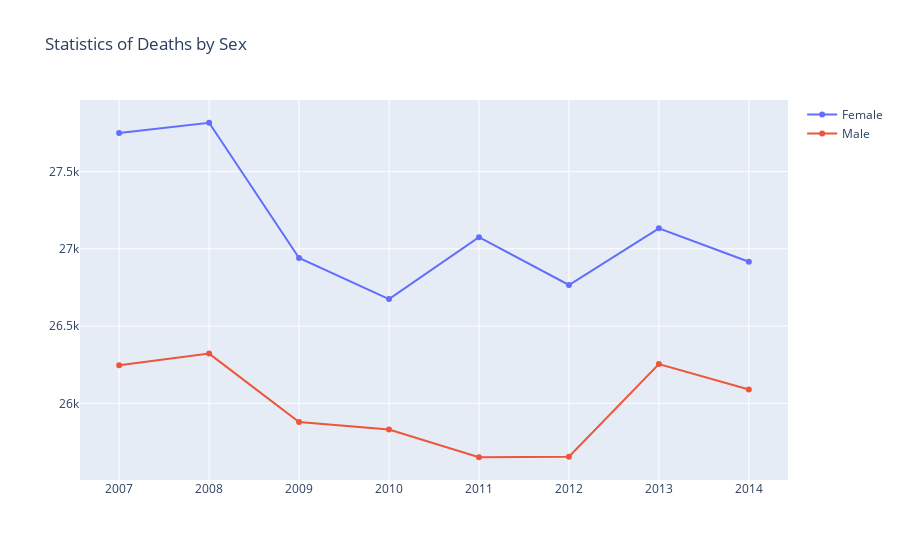

Notebook code cell kept with this figure:
### Code cell
trace0 = go.Scatter(
    x=deaths_by_year_gender.index,
    y=deaths_by_year_gender.F,
    name='Female'
)

trace1 = go.Scatter(
    x=deaths_by_year_gender.index,
    y=deaths_by_year_gender.M,
    name='Male'
)
  
data = [trace0, trace1]
layout = {'title': 'Statistics of Deaths by Sex'}

fig = go.Figure(data=data, layout=layout)

iplot(fig)

### Figure 1 — Plotly figure (JSON) as saved in the notebook; plotly's stock layout.template omitted (floating-point values rounded to 4 significant figures)
{"data": [{"name": "Female", "type": "scatter", "x": [2007, 2008, 2009, 2010, 2011, 2012, 2013, 2014], "y": [27749, 27816, 26941, 26675, 27075, 26766, 27133, 26916]}, {"name": "Male", "type": "scatter", "x": [2007, 2008, 2009, 2010, 2011, 2012, 2013, 2014], "y": [26247, 26322, 25879, 25830, 25651, 25654, 26254, 26090]}], "layout": {"title": {"text": "Statistics of Deaths by Sex"}}}
